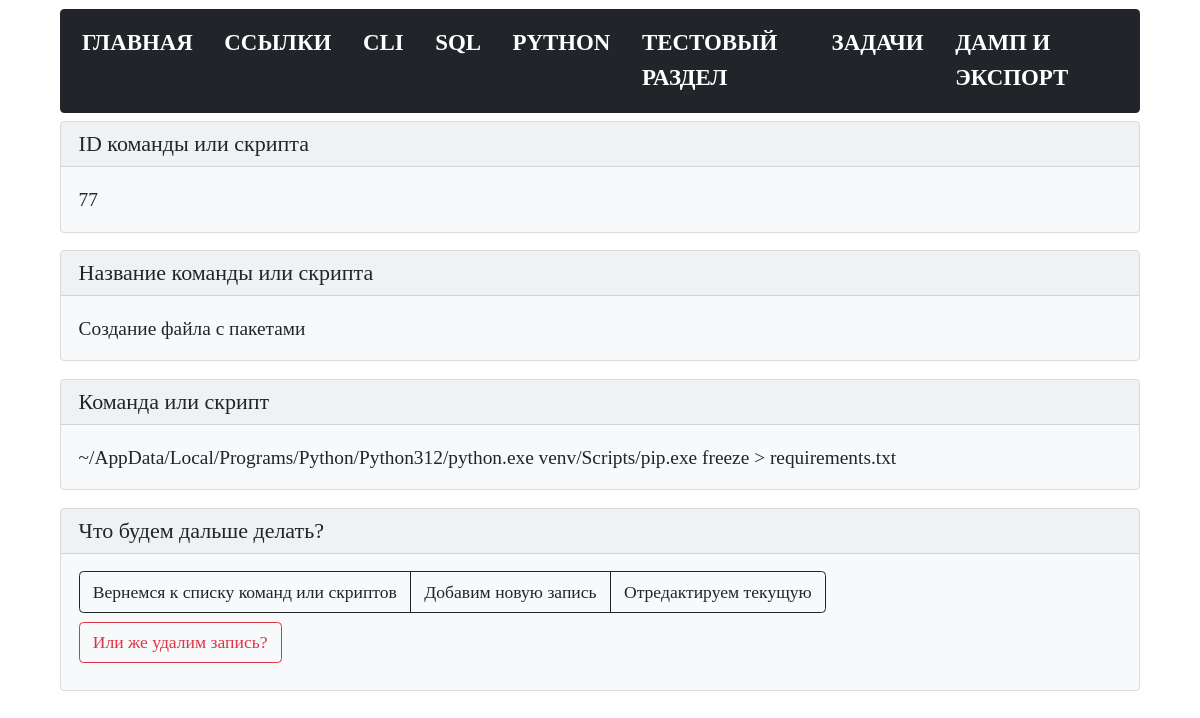
The app's page /bash/view/77, older data.
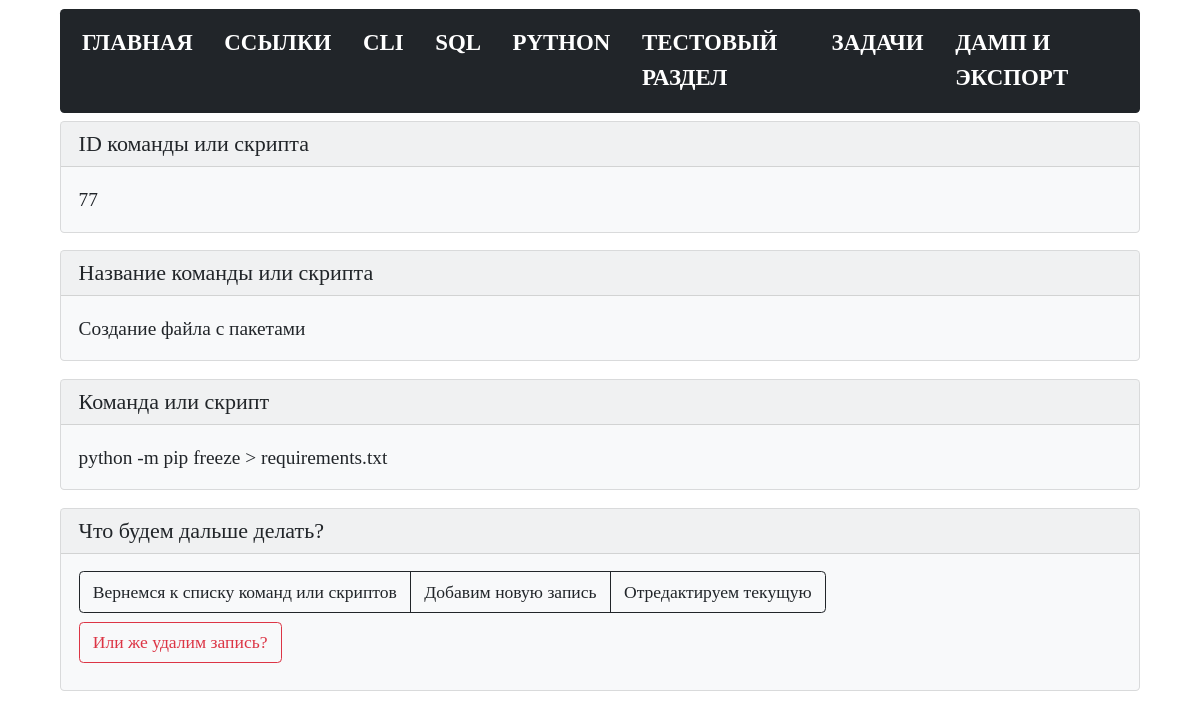
The same page, newer data.
### tables this page shows
CREATE TABLE "bash" (
    bash_id INTEGER PRIMARY KEY AUTOINCREMENT,
    bash_command TEXT NOT NULL,
    bash_name TEXT NOT NULL
  );

### modules/bash/get_post_bash_command.py (the view)
@bp.route("/bash/view/<int:bash_id>")
def get_post_bash_command(bash_id):
    conn = connect.get_db_connection()
    bash_view = conn.execute("SELECT * FROM bash WHERE bash_id = ?",
                             (bash_id,)).fetchone()
    conn.close()
    return render_template("bash/bash_view_command.html",
                           bash_view=bash_view)

### modules/connect.py (called while the page is built)
def get_db_connection():
    db_path = os.path.join(BASE_DIR, '../database.db')
    conn = sqlite3.connect(db_path)
    conn.row_factory = sqlite3.Row
    return conn

### templates/bash/bash_view_command.html (shortened to what this page needs)
{% extends 'base.html' %}
{% block content %}
<div class="card text-dark bg-light mb-3">
   <div class="card-header h5">ID команды или скрипта</div>
   <div class="card-body">
      <p class="card-text">{{ bash_view['bash_id'] }}</p>
   </div>
</div>
<div class="card text-dark bg-light mb-3">
   <div class="card-header h5">Название команды или скрипта</div>
   <div class="card-body">
      <p class="card-text">{{ bash_view['bash_name'] }}</p>
   </div>
</div>
<div class="card text-dark bg-light mb-3">
   <div class="card-header h5">Команда или скрипт</div>
   <div class="card-body">
      <p class="card-text">{{ bash_view['bash_command'] }}</p>
   </div>
</div>
<div class="card text-dark bg-light mb-3">
   <div class="card-header h5">Что будем дальше делать?</div>
   <div class="card-body">
      <div class="btn-group btn-group pb-2" role="group" aria-label="...">
         <a href="{{ url_for('bash_list_commands.bash_list_commands') }}" class="btn btn-outline-dark">Вернемся к списку
            команд или скриптов</a>
         <a href="{{ url_for('add_bash_command.add_bash_command') }}" class="btn btn-outline-dark">Добавим новую
            запись</a>
         <a href="{{ url_for('edit_bash_command.edit_bash_command', bash_id=bash_view['bash_id']) }}"
            class="btn btn-outline-dark">Отредактируем текущую</a>
      </div>
      <form action="{{ url_for('delete_bash_command.delete_bash_command', bash_id=bash_view['bash_id'])}}" method="POST"
         class="pb-2">
         <input type="submit" class="btn btn-outline-danger" value="Или же удалим запись?"
            onclick="return confirm('Вы точно уверены что хотите удалить запись?')" />
      </form>
   </div>
</div>
{% endblock %}

### templates/base.html (shortened to what this page needs)
<!doctype html>
<html>
   <head>
      <link href="https://cdn.jsdelivr.net/npm/bootstrap@5.0.2/dist/css/bootstrap.min.css" rel="stylesheet">
      <link href="{{ url_for('static', filename='styles.css') }}" rel="stylesheet">
   </head>
   <body>
      {% include 'navbar.html' %}
         {% block content %}
         {% endblock %}
   </body>
</html>

### templates/navbar.html (shortened to what this page needs)
<nav class="navbar navbar-expand-lg navbar navbar-dark bg-dark">
  <div class="container-fluid">
    <div class="collapse navbar-collapse" id="navbarNav">
      <ul class="navbar-nav">
        <li class="nav-item">
          <a class="nav-link" href="{{ url_for('index.index') }}">Главная</a>
        </li>
        <li class="nav-item">
          <a class="nav-link" href="{{ url_for('links_list_commands.links_list_commands') }}">Ссылки</a>
        </li>
        <li class="nav-item">
          <a class="nav-link" href="{{ url_for('bash_list_commands.bash_list_commands') }}">CLI</a>
        </li>
        <li class="nav-item">
          <a class="nav-link" href="{{ url_for('sql_list_commands.sql_list_commands') }}">SQL</a>
        </li>
        <li class="nav-item">
          <a class="nav-link" href="{{ url_for('python_list_commands.python_list_commands') }}">Python</a>
        </li>
        <li class="nav-item">
          <a class="nav-link" href="{{ url_for('test_list.test_list') }}">Тестовый раздел</a>
        </li>
        <li class="nav-item">
          <a class="nav-link" href="{{ url_for('tasks.tasks') }}">Задачи</a>
        </li>
         <li class="nav-item">
          <a class="nav-link" href="{{ url_for('dump_and_export.dump_and_export') }}">Дамп и экспорт</a>
        </li>
      </ul>
    </div>
  </div>
</nav>

### static/styles.css (style rules this page uses)
* { font-size: 1.1rem; font-family:consolas; }
body { width: 90%; margin: auto; }
a { color: black; text-decoration: none; }
.navbar-dark .navbar-nav .nav-link { text-transform: uppercase; color: white; margin-right: 14px; font-weight: 700; font-size: 1.3rem; }
.card { margin-top: 0.50rem; }
.bg-dark { background-color: #212529!important; border-radius: .25rem; margin-top: 0.50rem; }

Row changes from the older to the newer data that the page shows:
changed bash "Создание файла с пакетами": bash_command "~/AppData/Local/Programs/Python/Python312/python.exe venv/Scripts/pip.exe freeze > requirements.txt" → "python -m pip freeze > requirements.txt"
